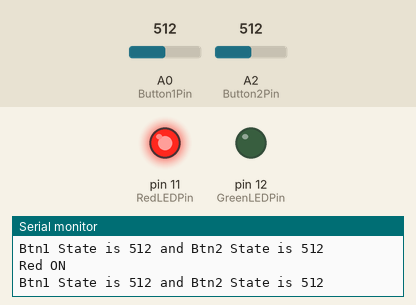
A sketch run on a simulated Arduino Uno, built with avr-gcc and run on an emulated ATmega328P. Shown: output pins drawn as LEDs (lit = HIGH), the last lines printed to the serial monitor. The inputs (shaded band) are chosen by the test bench; at power-on: A0 (Button1Pin) = 512, A2 (Button2Pin) = 512.

Above: at 1.2 s.
1.3 s: A0 (Button1Pin) set to 108
4.3 s: A0 (Button1Pin) set to 91
7.3 s: A2 (Button2Pin) set to 109
10.3 s: A2 (Button2Pin) set to 95
At 10.8 s:
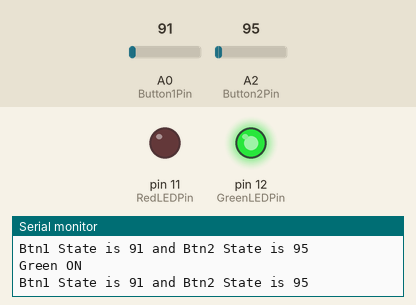
Timing chart, 0 to 12.8 s (numbered marks = the images above; inputs shaded):
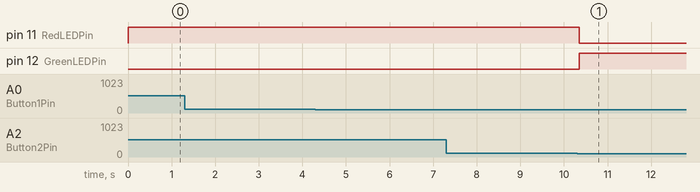

Measured:
- the behaviour switches between 100 and 99 on A2 (Button2Pin) (found by bisection; images 0 and 1)
- after the input at 10.3 s, pin 11 (RedLEDPin): HIGH → LOW after 0.05 s; pin 12 (GreenLEDPin): LOW → HIGH after 0.05 s

The sketch:

pcb_checker.ino
```cpp
int GreenLEDPin = 12;     // the number of the green led digital pin
int RedLEDPin =  11;      // the number of the red led digital pin
int Button1Pin =  A0;      // the number of the button1 digital pin
int Button2Pin =  A2;      // the number of the button2 digital pin

int Btn1State;
int Btn2State;

void setup() {

  Serial.begin(9600);

  pinMode(GreenLEDPin, OUTPUT);
  pinMode(RedLEDPin, OUTPUT);
  //pinMode(Button1Pin, INPUT_PULLUP);
  //pinMode(Button2Pin, INPUT_PULLUP);

}

void loop() {

  Btn1State = analogRead(Button1Pin);
  Btn2State = analogRead(Button2Pin);

  Serial.print("Btn1 State is ");
  Serial.print(Btn1State);
  Serial.print(" and Btn2 State is ");
  Serial.println(Btn2State);

  if (Btn1State < 100 && Btn2State < 100){
    digitalWrite(GreenLEDPin, HIGH);
    digitalWrite(RedLEDPin, LOW);
    Serial.println("Green ON");
  }
    else {
      digitalWrite(RedLEDPin, HIGH);
      digitalWrite(GreenLEDPin, LOW);
      Serial.println("Red ON");
    }

  //delay(1000);
}
```
